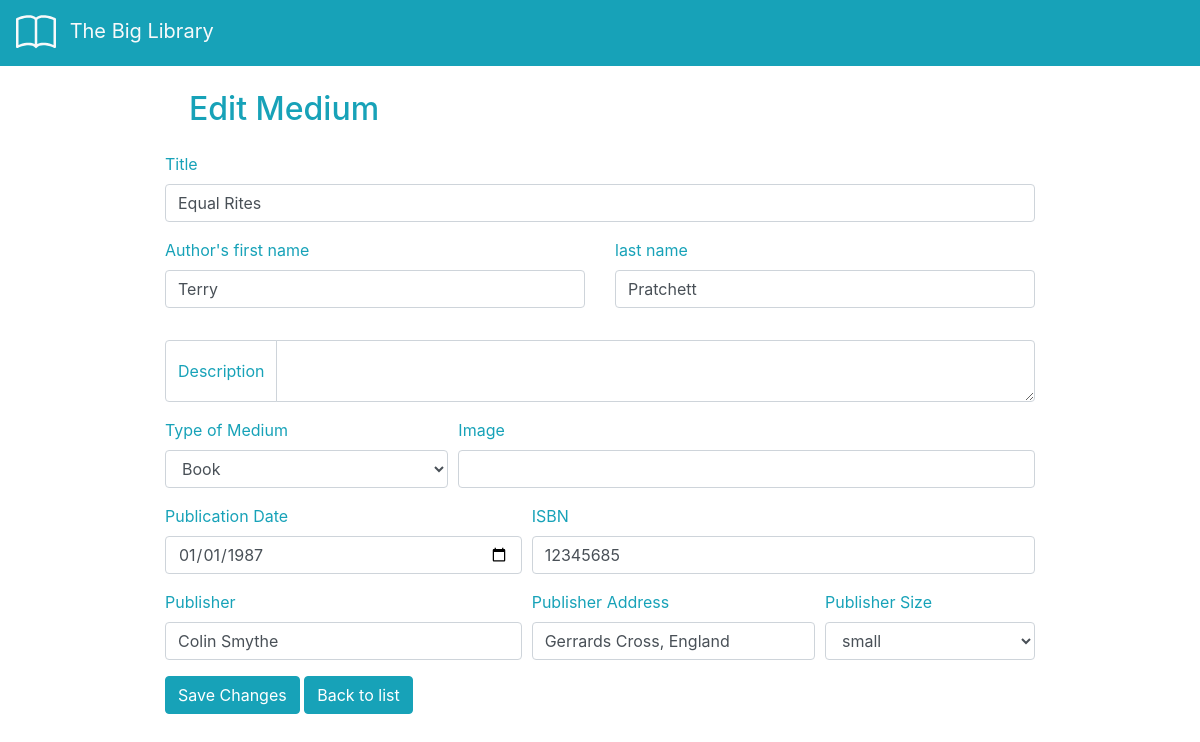
Page /update.php?id=7 on the committed database.
### tables this page shows
CREATE TABLE `library` (
  `id` int(11) NOT NULL,
  `title` varchar(255) NOT NULL,
  `image` varchar(2084) DEFAULT NULL,
  `author_fname` varchar(255) NOT NULL,
  `author_lname` varchar(255) NOT NULL,
  `ISBN` int(13) DEFAULT NULL,
  `description` varchar(2084) DEFAULT NULL,
  `pub_date` date DEFAULT NULL,
  `publisher_name` varchar(255) DEFAULT NULL,
  `publisher_address` varchar(255) DEFAULT NULL,
  `publisher_size` enum('small','medium','big') DEFAULT NULL,
  `pub_type` enum('book','CD','DVD') DEFAULT NULL,
  `status` enum('available','reserved') NOT NULL DEFAULT 'available'
);

### update.php (the view, shortened to what this page needs)
<?php
    require_once 'actions/db_connect.php';
    if ($_GET['id']) {
        $id = $_GET['id'];
        $sql = "SELECT * FROM library WHERE id = {$id}" ;
        $result = $conn->query($sql);
        $row = $result->fetch_assoc();
    }
?>
<!DOCTYPE html>
<html>
<head>
    <link rel="stylesheet" href="https://stackpath.bootstrapcdn.com/bootstrap/4.3.1/css/bootstrap.min.css"
>
</head>
<body>
    <nav>
        <?php include 'navbar.php'; ?>
    </nav>
    <main class="container m-4 text-info w-75 mx-auto">
        <h2 class="m-4 text-info">Edit Medium</h2>
        <form action="actions/a_update.php" method="post">
            <div class="form-group">
                <label>Title</label>
                <input type="text" class="form-control" name="title" placeholder="Title of Medium" value="<?php echo $row['title'] ?>">
            </div>
            <div class="form-group row">
                <div class="form-group col-md-6">
                    <label>Author's first name</label>
                    <input type="text" class="form-control" name="author_fname" placeholder="First Name" value="<?php echo $row['author_fname'] ?>">
                </div>
                <div class="form-group col-md-6">
                    <label>last name</label>
                    <input type="text" class="form-control" name="author_lname" placeholder="Last Name" value="<?php echo $row['author_lname'] ?>">
                </div>
            </div>
            <div class="input-group mb-3">
                <div class="input-group-prepend">
                    <span class="input-group-text text-info bg-white" name="description">Description</span>
                </div>
                <textarea name="description" class="form-control" aria-label="With textarea" value="<?php echo $row['description']?>"></textarea>
            </div>
            <div class="form-row">
                <div class="form-group col-md-4">
                    <label for="inputState">Type of Medium</label>
                    <select name="pub_type" id="inputState" class="form-control">
                        <option value="book" selected>Book</option>
                    </select>
                </div>
                <div class="form-group col-md-8">
                    <label for="image">Image</label>
                    <input name="image" type="text" class="form-control" id="image" value="<?php echo $row['image']?>">
                </div>
            </div>
            <div class="form-row">
                <div class="form-group col-md-5">
                    <label for="date">Publication Date</label>
                    <input name="pub_date" type="date" class="form-control" id="date" value="<?php echo $row['pub_date']?>">
                </div>
                <div class="form-group col-md-7">
                    <label for="ISBN">ISBN</label>
                    <input name="ISBN" type="text" class="form-control" id="ISBN" value="<?php echo $row['ISBN']?>">
                </div>
            </div>
            <div class="form-row">
                <div class="form-group col-md-5">
                    <label for="inputCity">Publisher</label>
                    <input name="publisher_name" type="text" class="form-control" id="inputCity" value="<?php echo $row['publisher_name']?>">
                </div>
                <div class="form-group col-md-4">
                    <label for="inputZip">Publisher Address</label>
                    <input name="publisher_address" type="text" class="form-control" id="inputZip" value="<?php echo $row['publisher_address']?>">
                </div>
                <div class="form-group col-md-3">
                    <label for="inputState">Publisher Size</label>
                    <select name="publisher_size" id="inputState" class="form-control" value="<?php echo $row['publisher_size']?>">
                        <option value="small" >small</option>
                    </select>
                </div>
            </div>
            <button type="submit" name="submit" class="btn btn-info">Save Changes</button>
            <a href="index.php"><button type="button" class="btn btn-info">Back to list</button></a>
        </form>
    </main>
    </body >
</html >

### rows in the picture
library: title "Equal Rites", author_fname "Terry", author_lname "Pratchett", pub_date "01/01/1987", ISBN "12345685", publisher_name "Colin Smythe", publisher_address "Gerrards Cross, England", publisher_size "small"
